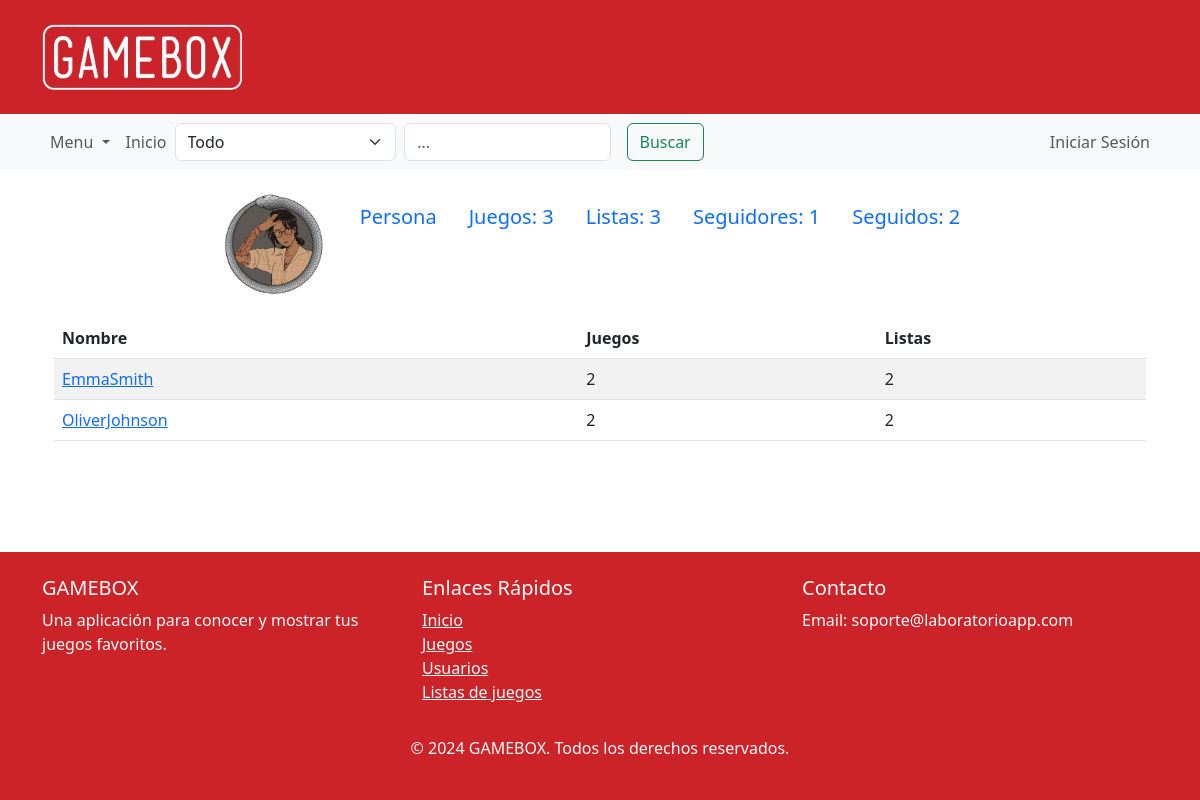
Page /follow/1 on the earlier database version.
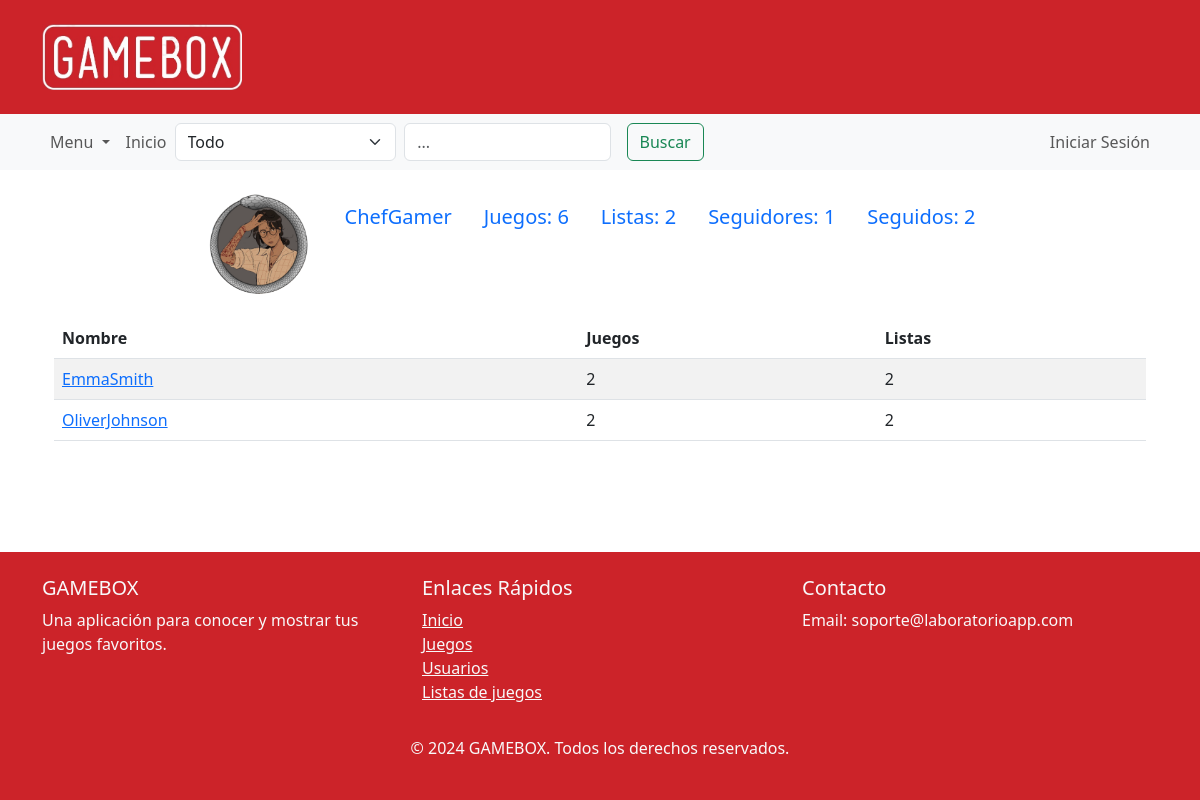
Same page on the later database version.
### domain/models.py (models this page shows, shortened)
class Usuario(models.Model):
    nickname = models.CharField(max_length=30, unique=True)
    foto = models.ImageField(upload_to="media/usuarios/", default="media/usuarios/generica.jpg")
    cuenta = models.OneToOneField(User, on_delete=models.CASCADE)
    objects = UsuarioManager()
    def __str__(self):
        return self.nickname
    def cant_listas_de_juegos(self):
        return self.listas_de_juegos.count()
    def cant_juegos_jugados(self):
        return self.reseñas.count()
    def cant_seguidores(self):
        return self.seguido_por.count()
    def cant_seguidos(self):
        return self.sigue_a.count()

### domain/views.py (the view)
# urls.py: path('follow/<int:id>', SeguidosController.as_view(),name='follow'),
class SeguidosController(TemplateView):
    template_name = "accounts/seguidos.html"
    def get_context_data(self, **kwargs):
        context = super().get_context_data(**kwargs)
        user_id = self.kwargs.get('id')
        usuario = Usuario.objects.get(id=user_id)
        user_session = Usuario.objects.get_user_from_request(self.request)
        loSigue = Siguen.objects.filter(seguidor=user_session, seguido=usuario).exists()
        seguidos_relacion = usuario.sigue_a.all()
        seguidos = [relacion.seguido for relacion in seguidos_relacion]
        follows = self.get_seguidores_con_follow_session(seguidos, user_session)
        context['seguidos'] = follows
        context['losigue'] = loSigue
        context['userinfo'] = usuario
        context['session'] = Usuario.objects.sesion_perfil_match(user_session,usuario)
        return context
    def get_seguidores_con_follow_session(self,seguidos,user_session):
        follows = []
        for seguidor in seguidos:
            follow = Siguen.objects.filter(seguidor=user_session, seguido=seguidor).exists()
            follows.append({
                    'user' : seguidor,
                    'follow': follow
                })
        print(follows)
        return follows

### domain/context_processors.py (called while the page is built)
def search_form(request):
    user_session = Usuario.objects.get_user_from_request(request)
    return {'user_session': user_session}

### domain/models.py (called while the page is built)
    def get_user_from_request(self, request):
        if request.user.is_authenticated:
            try:
                return self.get(cuenta=request.user)
            except self.model.DoesNotExist:
                return None
        return None

    def sesion_perfil_match(self,user_session,user):
        session=False
        if user_session:
            session = user == user_session
        return session

### domain/templates/accounts/seguidos.html (shortened to what this page needs)
<!DOCTYPE html>
{% extends 'accounts/profile.html' %}
{% block content %}
<div class="container">
  <table class="table table-striped">
    <thead>
      <tr>
        <th scope="col">Nombre</th>
        <th scope="col">Juegos</th>
        <th scope="col">Listas</th>
      </tr>
    </thead>
    <tbody>
      {% for seguido in seguidos %}
      <tr>
        <td>
          <a href="{% url 'profile' id=seguido.user.id %}">{{ seguido.user.nickname }}</a>
        </td>
        <td>{{ seguido.user.cant_juegos_jugados }}</td>
        <td>{{ seguido.user.cant_listas_de_juegos }}</td>
      </tr>
      {% endfor %}
    </tbody>
  </table>
</div>
{% endblock %}

### domain/templates/navs/profile_nav.html (shortened to what this page needs)
<!DOCTYPE html>
<html lang="en">
<head>
</head>
<body>
<div class="container">
    <br>
    <ul class="nav justify-content-center">
        {% if session %}
        <li class="nav-item">
            <img src="{{ user_session.foto.url }}" alt="Foto de perfil" class="profile-img">
        </li>
        <li class="nav-item">
          <a class="nav-link active" aria-current="page" href="{% url 'profile' id=user_session.id %}">
              <span class="fs-5">{{ user_session }}</span>
          </a>
      </li>
        <li class="nav-item">
            <a href="{% url 'edit_profile' %}" class="btn btn-primary">
                <span class="fs-5">Editar Perfil</span>
            </a>
        </li>
        <li class="nav-item">
            <a class="nav-link active" aria-current="page" href="{% url 'yourGames' id_usuario=user_session.id %}">
                <span class="fs-5">Juegos: {{ user_session.cant_juegos_jugados }}</span>
            </a>
        </li>
        <li class="nav-item">
            <a class="nav-link" href="{% url 'yourLists' id_usuario=user_session.id %}">
                <span class="fs-5">Listas: {{ user_session.cant_listas_de_juegos }}</span>
            </a>
        </li>
        <li class="nav-item">
            <a class="nav-link" href="{% url 'followers' id=user_session.id %}">
                <span class="fs-5">Seguidores: {{ user_session.cant_seguidores }}</span>
            </a>
        </li>
        <li class="nav-item">
            <a class="nav-link" href="{% url 'follow' id=user_session.id %}">
                <span class="fs-5">Seguidos: {{ user_session.cant_seguidos }}</span>
            </a>
        </li>
        {% else %}
        <li class="nav-item">
          <img src="{{ userinfo.foto.url }}" alt="Foto de perfil" class="profile-img">
        </li>
        <li class="nav-item">
          <a class="nav-link active" aria-current="page" href="{% url 'profile' id=userinfo.id %}">
              <span class="fs-5">{{ userinfo }}</span>
          </a>
        </li>
        <li class="nav-item">
            <a class="nav-link" href="{% url 'yourGames' id_usuario=userinfo.id %}">
                <span class="fs-5">Juegos: {{ userinfo.cant_juegos_jugados }}</span>
            </a>
        </li>
        <li class="nav-item">
            <a class="nav-link" href="{% url 'yourLists' id_usuario=userinfo.id %}">
                <span class="fs-5">Listas: {{ userinfo.cant_listas_de_juegos }}</span>
            </a>
        </li>
        <li class="nav-item">
            <a class="nav-link" href="{% url 'followers' id=userinfo.id %}">
                <span class="fs-5">Seguidores: {{ userinfo.cant_seguidores }}</span>
            </a>
        </li>
        <li class="nav-item">
            <a class="nav-link" href="{% url 'follow' id=userinfo.id %}">
                <span class="fs-5">Seguidos: {{ userinfo.cant_seguidos }}</span>
            </a>
        </li>
        {% endif %}
    </ul>
</div>
</body>
</html>

Differences in the rows shown:
changed Usuario id 1: nickname "Persona" → "ChefGamer"; cant_juegos_jugados "3" → "6"; cant_listas_de_juegos "3" → "2"
